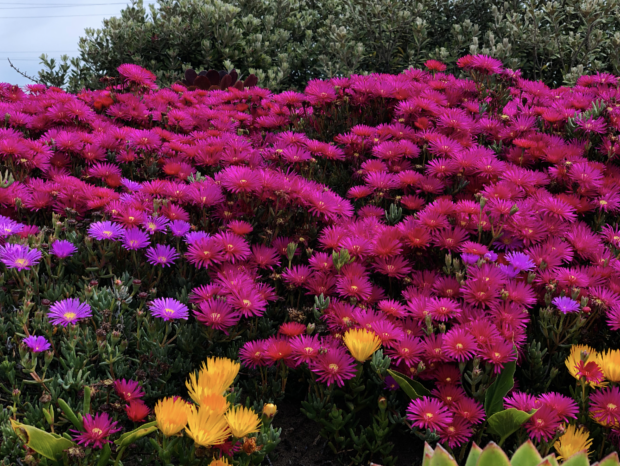
#> input picture images/sample_img.jpg, 620 x 466 px
$ python python_img_fft_edit.py
#> lines starting #> are read from the running program, lines starting #| are printed output that depends on the picture
#> further down, original_img is the input picture: shape (466, 620, 3); mean B, G, R 62.7, 45.8, 96.8
import numpy as np
from PIL import Image
import matplotlib.pyplot as plt
import cv2, os


# array of float values of pixel values and image's width and height for input
def perform_fft(img):
    # computes fast fourier transform
    fft_result = np.fft.fft2(img)
    # real and imaginary components after performing fft
    real_part = np.real(fft_result)
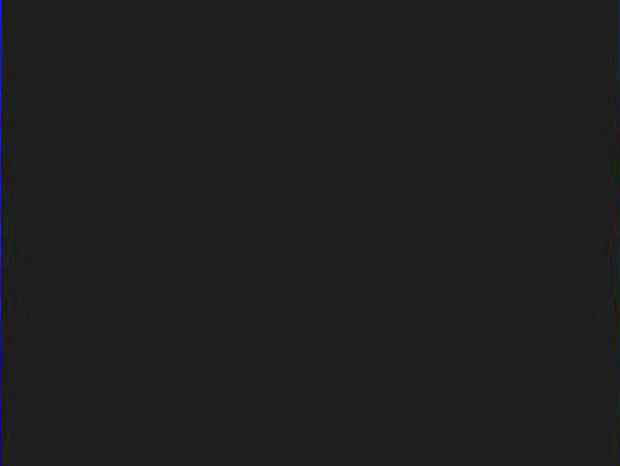
#> real_part: shape (466, 620, 3) float64; mean of channels 0, 1, 2 275.7, 6.7, 6.7; drawn with min black and max white
    imag_part = np.imag(fft_result)
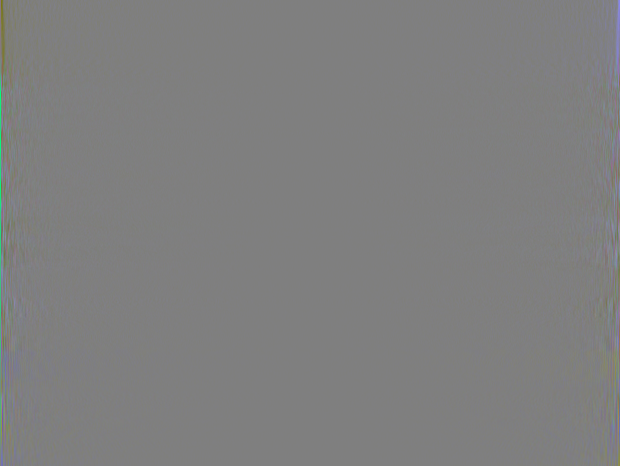
#> imag_part: shape (466, 620, 3) float64; mean of channels 0, 1, 2 0, 25.2, -25.2; drawn with min black and max white
    # output
    return real_part, imag_part

def print_values(label, array):
    print(f"{label}:")
    for row in array:
        print(" ".join(f"{val:.2f}" for val in row))
    print("")


# Define paths
script_dir = os.path.dirname(os.path.abspath(__file__))
img_folder = 'images'
img = 'sample_img.jpg'
imgFolder = os.path.join(script_dir, img_folder)
inputImg = os.path.join(imgFolder, img)

# Load original image
original_img = cv2.imread(inputImg)
if original_img is None:
    raise FileNotFoundError(f"Image at path {inputImg} not found")


# # Convert the image to grayscale for FFT processing
# grayscale_image = original_img.convert("L")
#
# image_pixels = np.asarray(grayscale_image).flatten()
# width, height = grayscale_image.size

# Perform FFT
real, imag = perform_fft(original_img)
# print_values("Real Part (Python)", real)

# Display the original colorful image, grayscale image, and transformed images
plt.figure(figsize=(16, 8))

plt.subplot(1, 4, 1)
# Convert BGR to RGB for correct color display
plt.imshow(cv2.cvtColor(original_img, cv2.COLOR_BGR2RGB))
plt.title("Original Image")

plt.subplot(1, 4, 2)
plt.imshow(real)
plt.title("FFT Image")


# [11 lines of commented-out code are left out]

plt.show()
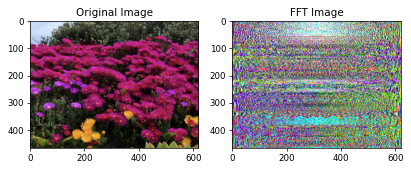
#> figure drawn by matplotlib, 2 panels
